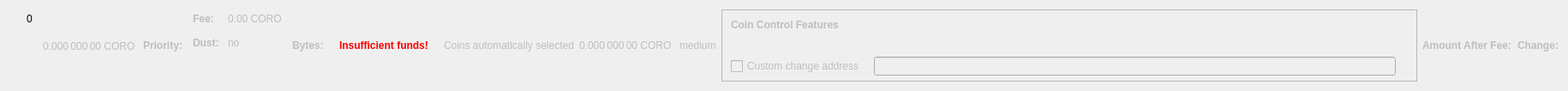
      <widget class="QWidget" name="dummyHideWidget" native="true">
        <property name="maximumSize">
          <size>
            <width>100</width>
            <height>22</height>
          </size>
        </property>
        <layout class="QHBoxLayout" name="dummyHideLayout">
          <item>
            <layout class="QFormLayout" name="formLayoutCoinControl1">
              <property name="horizontalSpacing">
                <number>10</number>
              </property>
              <property name="verticalSpacing">
                <number>14</number>
              </property>
              <property name="leftMargin">
                <number>10</number>
              </property>
              <property name="topMargin">
                <number>4</number>
              </property>
              <property name="rightMargin">
                <number>6</number>
              </property>
              <item row="0" column="1">
                <widget class="QLabel" name="labelCoinControlBytes">
                  <property name="cursor">
                    <cursorShape>IBeamCursor</cursorShape>
                  </property>
                  <property name="contextMenuPolicy">
                    <enum>Qt::ActionsContextMenu</enum>
                  </property>
                  <property name="text">
                    <string notr="true">0</string>
                  </property>
                  <property name="textInteractionFlags">
                    <set>Qt::LinksAccessibleByMouse|Qt::TextSelectableByKeyboard|Qt::TextSelectableByMouse</set>
                  </property>
                </widget>
              </item>
            </layout>
          </item>
          <item>
            <widget class="QLabel" name="labelCoinControlAfterFee">
              <property name="enabled">
                <bool>false</bool>
              </property>
              <property name="sizePolicy">
                <sizepolicy hsizetype="Fixed" vsizetype="Fixed">
                  <horstretch>0</horstretch>
                  <verstretch>0</verstretch>
                </sizepolicy>
              </property>
              <property name="minimumSize">
                <size>
                  <width>111</width>
                  <height>12</height>
                </size>
              </property>
              <property name="maximumSize">
                <size>
                  <width>111</width>
                  <height>12</height>
                </size>
              </property>
              <property name="cursor">
                <cursorShape>IBeamCursor</cursorShape>
              </property>
              <property name="contextMenuPolicy">
                <enum>Qt::ActionsContextMenu</enum>
              </property>
              <property name="text">
                <string notr="true">0.000 000 00 CORO</string>
              </property>
              <property name="textInteractionFlags">
                <set>Qt::LinksAccessibleByMouse|Qt::TextSelectableByKeyboard|Qt::TextSelectableByMouse</set>
              </property>
            </widget>
          </item>
          <item>
            <widget class="QLabel" name="labelCoinControlPriorityText">
              <property name="enabled">
                <bool>false</bool>
              </property>
              <property name="font">
                <font>
                  <weight>75</weight>
                  <bold>true</bold>
                </font>
              </property>
              <property name="text">
                <string>Priority:</string>
              </property>
            </widget>
          </item>
          <item>
            <layout class="QHBoxLayout" name="horizontalLayout"/>
          </item>
          <item>
            <layout class="QFormLayout" name="formLayoutCoinControl3">
              <property name="horizontalSpacing">
                <number>10</number>
              </property>
              <property name="verticalSpacing">
                <number>14</number>
              </property>
              <property name="leftMargin">
                <number>6</number>
              </property>
              <property name="topMargin">
                <number>4</number>
              </property>
              <property name="rightMargin">
                <number>6</number>
              </property>
              <item row="0" column="0">
                <widget class="QLabel" name="labelCoinControlFeeText">
                  <property name="enabled">
                    <bool>false</bool>
                  </property>
                  <property name="font">
                    <font>
                      <weight>75</weight>
                      <bold>true</bold>
                    </font>
                  </property>
                  <property name="text">
                    <string>Fee:</string>
                  </property>
                  <property name="margin">
                    <number>0</number>
                  </property>
                </widget>
              </item>
              <item row="0" column="1">
                <widget class="QLabel" name="labelCoinControlFee">
                  <property name="enabled">
                    <bool>false</bool>
                  </property>
                  <property name="cursor">
                    <cursorShape>IBeamCursor</cursorShape>
                  </property>
                  <property name="contextMenuPolicy">
                    <enum>Qt::ActionsContextMenu</enum>
                  </property>
                  <property name="text">
                    <string notr="true">0.00 CORO</string>
                  </property>
                  <property name="textInteractionFlags">
                    <set>Qt::LinksAccessibleByMouse|Qt::TextSelectableByKeyboard|Qt::TextSelectableByMouse</set>
                  </property>
                </widget>
              </item>
              <item row="1" column="0">
                <widget class="QLabel" name="labelCoinControlLowOutputText">
                  <property name="enabled">
                    <bool>false</bool>
                  </property>
                  <property name="font">
                    <font>
                      <weight>75</weight>
                      <bold>true</bold>
                    </font>
                  </property>
                  <property name="text">
                    <string>Dust:</string>
                  </property>
                </widget>
              </item>
              <item row="1" column="1">
                <widget class="QLabel" name="labelCoinControlLowOutput">
                  <property name="enabled">
                    <bool>false</bool>
                  </property>
                  <property name="cursor">
                    <cursorShape>IBeamCursor</cursorShape>
                  </property>
                  <property name="contextMenuPolicy">
                    <enum>Qt::ActionsContextMenu</enum>
                  </property>
                  <property name="text">
                    <string>no</string>
                  </property>
                  <property name="textInteractionFlags">
                    <set>Qt::LinksAccessibleByMouse|Qt::TextSelectableByKeyboard|Qt::TextSelectableByMouse</set>
                  </property>
                </widget>
              </item>
            </layout>
          </item>
          <item>
            <widget class="QLabel" name="labelCoinControlBytesText">
              <property name="enabled">
                <bool>false</bool>
              </property>
              <property name="font">
                <font>
                  <weight>75</weight>
                  <bold>true</bold>
                </font>
              </property>
              <property name="text">
                <string>Bytes:</string>
              </property>
            </widget>
          </item>
          <item>
            <layout class="QFormLayout" name="formLayoutCoinControl2">
              <property name="horizontalSpacing">
                <number>10</number>
              </property>
              <property name="verticalSpacing">
                <number>14</number>
              </property>
              <property name="leftMargin">
                <number>6</number>
              </property>
              <property name="topMargin">
                <number>4</number>
              </property>
              <property name="rightMargin">
                <number>6</number>
              </property>
            </layout>
          </item>
          <item>
            <layout class="QHBoxLayout" name="horizontalLayoutCoinControl2">
              <property name="spacing">
                <number>8</number>
              </property>
              <property name="bottomMargin">
                <number>10</number>
              </property>
            </layout>
          </item>
          <item>
            <widget class="QLabel" name="labelCoinControlInsuffFunds">
              <property name="enabled">
                <bool>false</bool>
              </property>
              <property name="minimumSize">
                <size>
                  <width>0</width>
                  <height>0</height>
                </size>
              </property>
              <property name="font">
                <font>
                  <weight>75</weight>
                  <bold>true</bold>
                </font>
              </property>
              <property name="styleSheet">
                <string notr="true">color:red;font-weight:bold;</string>
              </property>
              <property name="text">
                <string>Insufficient funds!</string>
              </property>
              <property name="margin">
                <number>5</number>
              </property>
            </widget>
          </item>
          <item>
            <layout class="QFormLayout" name="formLayoutCoinControl4">
              <property name="horizontalSpacing">
                <number>10</number>
              </property>
              <property name="verticalSpacing">
                <number>14</number>
              </property>
              <property name="leftMargin">
                <number>6</number>
              </property>
              <property name="topMargin">
                <number>4</number>
              </property>
              <property name="rightMargin">
                <number>6</number>
              </property>
            </layout>
          </item>
          <item>
            <widget class="QLabel" name="labelCoinControlAutomaticallySelected">
              <property name="enabled">
                <bool>false</bool>
              </property>
              <property name="sizePolicy">
                <sizepolicy hsizetype="Fixed" vsizetype="Fixed">
                  <horstretch>0</horstretch>
                  <verstretch>0</verstretch>
                </sizepolicy>
              </property>
              <property name="minimumSize">
                <size>
                  <width>0</width>
                  <height>0</height>
                </size>
              </property>
              <property name="maximumSize">
                <size>
                  <width>240</width>
                  <height>16777215</height>
                </size>
              </property>
              <property name="text">
                <string>Coins automatically selected</string>
              </property>
              <property name="margin">
                <number>5</number>
              </property>
            </widget>
          </item>
          <item>
            <widget class="QLabel" name="labelCoinControlChange">
              <property name="enabled">
                <bool>false</bool>
              </property>
              <property name="sizePolicy">
                <sizepolicy hsizetype="Fixed" vsizetype="Fixed">
                  <horstretch>0</horstretch>
                  <verstretch>0</verstretch>
                </sizepolicy>
              </property>
              <property name="minimumSize">
                <size>
                  <width>111</width>
                  <height>0</height>
                </size>
              </property>
              <property name="maximumSize">
                <size>
                  <width>111</width>
                  <height>16777215</height>
                </size>
              </property>
              <property name="cursor">
                <cursorShape>IBeamCursor</cursorShape>
              </property>
              <property name="contextMenuPolicy">
                <enum>Qt::ActionsContextMenu</enum>
              </property>
              <property name="text">
                <string notr="true">0.000 000 00 CORO</string>
              </property>
              <property name="textInteractionFlags">
                <set>Qt::LinksAccessibleByMouse|Qt::TextSelectableByKeyboard|Qt::TextSelectableByMouse</set>
              </property>
            </widget>
          </item>
          <item>
            <widget class="QLabel" name="labelCoinControlPriority">
              <property name="enabled">
                <bool>false</bool>
              </property>
              <property name="cursor">
                <cursorShape>IBeamCursor</cursorShape>
              </property>
              <property name="contextMenuPolicy">
                <enum>Qt::ActionsContextMenu</enum>
              </property>
              <property name="text">
                <string>medium</string>
              </property>
              <property name="textInteractionFlags">
                <set>Qt::LinksAccessibleByMouse|Qt::TextSelectableByKeyboard|Qt::TextSelectableByMouse</set>
              </property>
            </widget>
          </item>
          <item>
            <widget class="QFrame" name="frameCoinControl">
              <property name="sizePolicy">
                <sizepolicy hsizetype="Expanding" vsizetype="Expanding">
                  <horstretch>0</horstretch>
                  <verstretch>0</verstretch>
                </sizepolicy>
              </property>
              <property name="maximumSize">
                <size>
                  <width>16777215</width>
                  <height>16777215</height>
                </size>
              </property>
              <property name="frameShape">
                <enum>QFrame::StyledPanel</enum>
              </property>
              <property name="frameShadow">
                <enum>QFrame::Sunken</enum>
              </property>
              <layout class="QVBoxLayout" name="verticalLayoutCoinControl2_2">
                <property name="spacing">
                  <number>0</number>
                </property>
                <property name="leftMargin">
                  <number>0</number>
                </property>
                <property name="topMargin">
                  <number>0</number>
                </property>
                <property name="rightMargin">
                  <number>0</number>
                </property>
                <property name="bottomMargin">
                  <number>6</number>
                </property>
                <item>
                  <layout class="QVBoxLayout" name="verticalLayoutCoinControl" stretch="0,0,0,1">
                    <property name="spacing">
                      <number>0</number>
                    </property>
                    <property name="leftMargin">
                      <number>10</number>
                    </property>
                    <property name="topMargin">
                      <number>10</number>
                    </property>
                    <item>
                      <layout class="QHBoxLayout" name="horizontalLayoutCoinControl1">
                        <property name="bottomMargin">
                          <number>15</number>
                        </property>
                        <item>
                          <widget class="QLabel" name="labelCoinControlFeatures">
                            <property name="enabled">
                              <bool>false</bool>
                            </property>
                            <property name="sizePolicy">
                              <sizepolicy hsizetype="Preferred" vsizetype="Maximum">
                                <horstretch>0</horstretch>
                                <verstretch>0</verstretch>
                              </sizepolicy>
                            </property>
                            <property name="font">
                              <font>
                                <weight>75</weight>
                                <bold>true</bold>
                              </font>
                            </property>
                            <property name="styleSheet">
                              <string notr="true">font-weight:bold;</string>
                            </property>
                            <property name="text">
                              <string>Coin Control Features</string>
                            </property>
                          </widget>
                        </item>
                      </layout>
                    </item>
                    <item>
                      <widget class="QWidget" name="widgetCoinControl" native="true">
                        <property name="sizePolicy">
                          <sizepolicy hsizetype="Preferred" vsizetype="Preferred">
                            <horstretch>0</horstretch>
                            <verstretch>0</verstretch>
                          </sizepolicy>
                        </property>
                        <property name="minimumSize">
                          <size>
                            <width>0</width>
                            <height>0</height>
                          </size>
                        </property>
                        <property name="styleSheet">
                          <string notr="true"/>
                        </property>
                        <layout class="QHBoxLayout" name="horizontalLayoutCoinControl5_2">
                          <property name="leftMargin">
                            <number>0</number>
                          </property>
                          <property name="topMargin">
                            <number>0</number>
                          </property>
                          <property name="rightMargin">
                            <number>0</number>
                          </property>
                          <property name="bottomMargin">
                            <number>0</number>
                          </property>
                          <item>
                            <layout class="QHBoxLayout" name="horizontalLayoutCoinControl3">
                              <property name="spacing">
                                <number>20</number>
                              </property>
                              <property name="topMargin">
                                <number>0</number>
                              </property>
                              <property name="bottomMargin">
                                <number>10</number>
                              </property>
                            </layout>
                          </item>
                        </layout>
                      </widget>
                    </item>
                    <item>
                      <layout class="QHBoxLayout" name="horizontalLayoutCoinControl4" stretch="0,0,0">
                        <property name="spacing">
                          <number>12</number>
                        </property>
                        <property name="sizeConstraint">
                          <enum>QLayout::SetDefaultConstraint</enum>
                        </property>
                        <property name="topMargin">
                          <number>5</number>
                        </property>
                        <property name="rightMargin">
                          <number>5</number>
                        </property>
                        <item>
                          <widget class="QCheckBox" name="checkBoxCoinControlChange">
                            <property name="enabled">
                              <bool>false</bool>
                            </property>
                            <property name="toolTip">
                              <string>If this is activated, but the change address is empty or invalid, change will be sent to a newly generated address.</string>
                            </property>
                            <property name="text">
                              <string>Custom change address</string>
                            </property>
                          </widget>
                        </item>
                        <item>
                          <widget class="QValidatedLineEdit" name="lineEditCoinControlChange">
                            <property name="enabled">
                              <bool>false</bool>
                            </property>
                            <property name="sizePolicy">
                              <sizepolicy hsizetype="Expanding" vsizetype="Fixed">
                                <horstretch>0</horstretch>
                                <verstretch>0</verstretch>
                              </sizepolicy>
                            </property>
                          </widget>
                        </item>
                        <item>
                          <widget class="QLabel" name="labelCoinControlChangeLabel_2">
                            <property name="sizePolicy">
                              <sizepolicy hsizetype="Preferred" vsizetype="Expanding">
                                <horstretch>0</horstretch>
                                <verstretch>0</verstretch>
                              </sizepolicy>
                            </property>
                            <property name="minimumSize">
                              <size>
                                <width>0</width>
                                <height>0</height>
                              </size>
                            </property>
                            <property name="text">
                              <string/>
                            </property>
                            <property name="margin">
                              <number>3</number>
                            </property>
                          </widget>
                        </item>
                      </layout>
                    </item>
                    <item>
                      <spacer name="verticalSpacerCoinControl">
                        <property name="orientation">
                          <enum>Qt::Vertical</enum>
                        </property>
                        <property name="sizeHint" stdset="0">
                          <size>
                            <width>800</width>
                            <height>1</height>
                          </size>
                        </property>
                      </spacer>
                    </item>
                  </layout>
                </item>
              </layout>
            </widget>
          </item>
          <item>
            <widget class="QLabel" name="labelCoinControlAfterFeeText">
              <property name="enabled">
                <bool>false</bool>
              </property>
              <property name="minimumSize">
                <size>
                  <width>0</width>
                  <height>0</height>
                </size>
              </property>
              <property name="maximumSize">
                <size>
                  <width>16777215</width>
                  <height>16777215</height>
                </size>
              </property>
              <property name="font">
                <font>
                  <weight>75</weight>
                  <bold>true</bold>
                </font>
              </property>
              <property name="text">
                <string>Amount After Fee:</string>
              </property>
              <property name="alignment">
                <set>Qt::AlignLeading|Qt::AlignLeft|Qt::AlignVCenter</set>
              </property>
              <property name="margin">
                <number>0</number>
              </property>
            </widget>
          </item>
          <item>
            <widget class="QLabel" name="labelCoinControlChangeText">
              <property name="enabled">
                <bool>false</bool>
              </property>
              <property name="sizePolicy">
                <sizepolicy hsizetype="Preferred" vsizetype="Preferred">
                  <horstretch>0</horstretch>
                  <verstretch>0</verstretch>
                </sizepolicy>
              </property>
              <property name="minimumSize">
                <size>
                  <width>0</width>
                  <height>0</height>
                </size>
              </property>
              <property name="maximumSize">
                <size>
                  <width>16777215</width>
                  <height>16777215</height>
                </size>
              </property>
              <property name="font">
                <font>
                  <weight>75</weight>
                  <bold>true</bold>
                </font>
              </property>
              <property name="text">
                <string>Change:</string>
              </property>
              <property name="alignment">
                <set>Qt::AlignLeading|Qt::AlignLeft|Qt::AlignVCenter</set>
              </property>
            </widget>
          </item>
        </layout>
      </widget>
